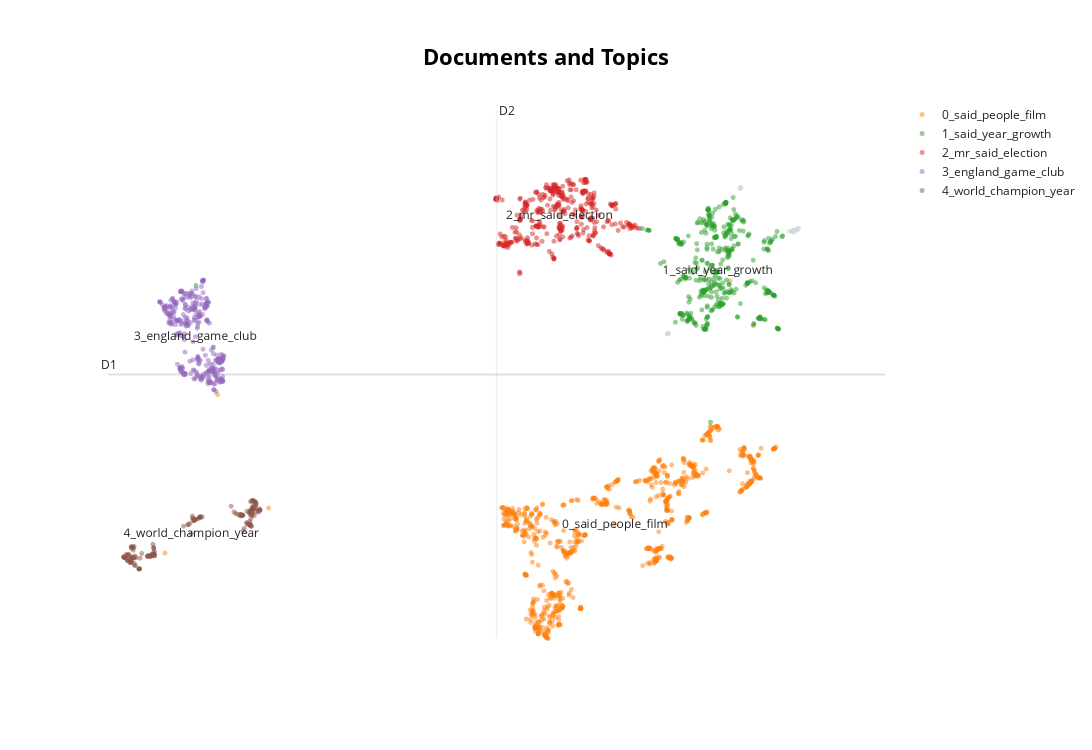

Write notebook code for a chart like this one.
### Code cell
reduced_embeddings = UMAP(n_neighbors=10, n_components=2, min_dist=0.0, metric='cosine').fit_transform(embeddings)
topic_model.visualize_documents(bbc_df["labels"].tolist(), reduced_embeddings=reduced_embeddings, custom_labels=True)

### Figure 1 — Plotly figure (JSON) as saved in the notebook; plotly's stock layout.template omitted (floating-point values rounded to 4 significant figures; data arrays with more than 128 entries replaced by an {"elided": "..."} marker saying what was removed)
{"data": [{"hoverinfo": "text", "hovertext": ["business", "business", "business", "business", "politics", "business", "business", "business", "tech", "business", "business", "business", "business", "politics", "business", "tech", "business", "politics", "business", "tech", "politics", "business", "business", "business", "business", "business", "business", "business", "business", "business", "politics", "business", "business", "business", "business", "tech", "business", "business", "tech", "business", "business", "business", "business", "tech", "business", "politics", "tech", "business", "business", "tech", "business", "politics", "business", "business", "tech", null], "marker": {"color": "#CFD8DC", "opacity": 0.5, "size": 5}, "mode": "markers+text", "name": "other", "showlegend": false, "type": "scattergl", "x": [12.92, 12.91, 14.24, 12.92, 7.4, 14.36, 14.19, 14.23, 11.12, 14.29, 14.34, 14.21, 14.33, 7.397, 14.27, 7.398, 14.22, 7.405, 14.12, 11.11, 7.4, 14.21, 12.93, 14.25, 10.45, 14.24, 12.92, 12.9, 14.2, 14.22, 7.4, 12.92, 14.34, 14.3, 13.85, 11.11, 14.25, 14.36, 11.1, 14.31, 14.22, 12.92, 14.2, 11.1, 14.27, 7.399, 11.09, 14.36, 14.25, 11.1, 14.31, 7.4, 14.33, 14.34, 11.1, 12.54], "y": [12.39, 12.38, 11.21, 12.39, 10.01, 11.26, 11.19, 11.21, 8.391, 11.23, 11.26, 11.19, 11.25, 10.01, 11.23, 10.01, 11.19, 10.02, 11.18, 8.375, 10.01, 11.19, 12.39, 11.24, 11.27, 11.17, 12.39, 12.36, 11.21, 11.2, 10.02, 12.38, 11.25, 11.23, 8.508, 8.379, 11.21, 11.27, 8.372, 11.21, 11.2, 12.39, 11.18, 8.367, 11.21, 10.01, 8.36, 11.26, 11.21, 8.375, 11.23, 10.01, 11.25, 11.26, 8.373, 10.75]}, {"hoverinfo": "text", "hovertext": {"elided": "799 str values"}, "marker": {"opacity": 0.5, "size": 5}, "mode": "markers+text", "name": "0_said_people_film", "text": {"elided": "799 str values"}, "textfont": {"size": 12}, "type": "scattergl", "x": {"elided": "799 float values"}, "y": {"elided": "799 float values"}}, {"hoverinfo": "text", "hovertext": {"elided": "434 str values"}, "marker": {"opacity": 0.5, "size": 5}, "mode": "markers+text", "name": "1_said_year_growth", "text": {"elided": "434 str values"}, "textfont": {"size": 12}, "type": "scattergl", "x": {"elided": "434 float values"}, "y": {"elided": "434 float values"}}, {"hoverinfo": "text", "hovertext": {"elided": "417 str values"}, "marker": {"opacity": 0.5, "size": 5}, "mode": "markers+text", "name": "2_mr_said_election", "text": {"elided": "417 str values"}, "textfont": {"size": 12}, "type": "scattergl", "x": {"elided": "417 float values"}, "y": {"elided": "417 float values"}}, {"hoverinfo": "text", "hovertext": {"elided": "336 str values"}, "marker": {"opacity": 0.5, "size": 5}, "mode": "markers+text", "name": "3_england_game_club", "text": {"elided": "336 str values"}, "textfont": {"size": 12}, "type": "scattergl", "x": {"elided": "336 float values"}, "y": {"elided": "336 float values"}}, {"hoverinfo": "text", "hovertext": {"elided": "189 str values"}, "marker": {"opacity": 0.5, "size": 5}, "mode": "markers+text", "name": "4_world_champion_year", "text": {"elided": "189 str values"}, "textfont": {"size": 12}, "type": "scattergl", "x": {"elided": "189 float values"}, "y": {"elided": "189 float values"}}], "layout": {"annotations": [{"showarrow": false, "text": "D1", "x": -2.842, "y": 7.243, "yshift": 10}, {"showarrow": false, "text": "D2", "x": 6.838, "xshift": 10, "y": 14.52}], "height": 750, "shapes": [{"line": {"color": "#CFD8DC", "width": 2}, "type": "line", "x0": 6.838, "x1": 6.838, "y0": -0.03515, "y1": 14.52}, {"line": {"color": "#9E9E9E", "width": 2}, "type": "line", "x0": -2.842, "x1": 16.52, "y0": 7.243, "y1": 7.243}], "title": {"font": {"color": "Black", "size": 22}, "text": "<b>Documents and Topics</b>", "x": 0.5, "xanchor": "center", "yanchor": "top"}, "width": 1200, "xaxis": {"visible": false}, "yaxis": {"visible": false}}}
